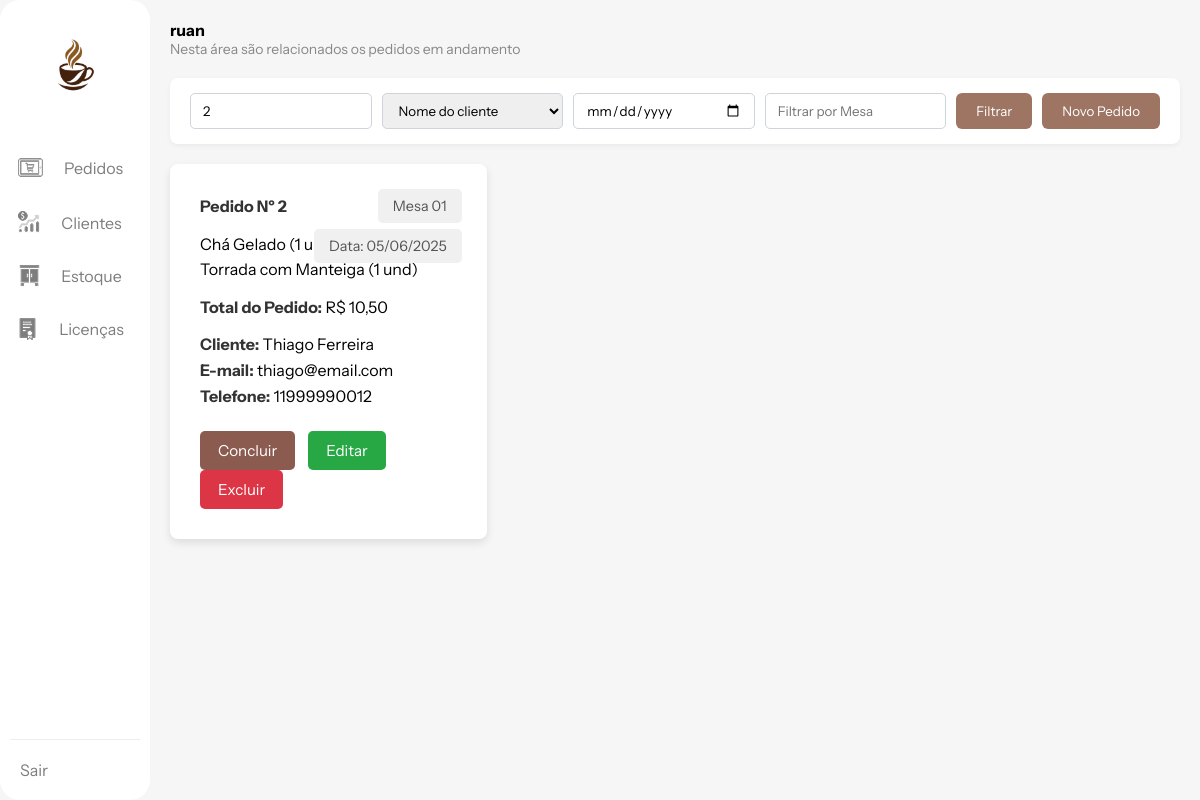
The app's page /views/pedidos.php?filtro_nr_pedido=2 (signed in) with its own data.
### tables this page shows
CREATE TABLE IF NOT EXISTS `pedidos` (
  `pedido_id` int NOT NULL AUTO_INCREMENT,
  `cliente_id` int NOT NULL,
  `data_pedido` date NOT NULL,
  `valor` decimal(10,2) NOT NULL,
  `mesa` varchar(50) DEFAULT NULL,
  `status` enum('aberto','concluido') DEFAULT 'aberto',
  PRIMARY KEY (`pedido_id`)
);

CREATE TABLE IF NOT EXISTS `clientes` (
  `cliente_id` int NOT NULL AUTO_INCREMENT,
  `nome` varchar(100) NOT NULL,
  `email` varchar(100) DEFAULT NULL,
  `telefone` varchar(20) DEFAULT NULL,
  `cpf` varchar(14) DEFAULT NULL,
  PRIMARY KEY (`cliente_id`),
  UNIQUE KEY `cpf` (`cpf`)
);

### views/pedidos.php (the view, shortened to what this page needs)
<?php
include(__DIR__ . '/../config/conexao.php');
$pedidos = [];
$filtro_nr_pedido = isset($_GET['filtro_nr_pedido']) ? $mysqli->real_escape_string($_GET['filtro_nr_pedido']) : '';
$filtro_data_pedido = isset($_GET['filtro_data_pedido']) ? $mysqli->real_escape_string($_GET['filtro_data_pedido']) : '';
$filtro_mesa = isset($_GET['filtro_mesa']) ? $mysqli->real_escape_string($_GET['filtro_mesa']) : '';
$sql_select = "
    SELECT
        p.pedido_id,
        p.data_pedido,
        p.valor AS valor_total_pedido,
        p.mesa,
        p.status,
        c.nome AS cliente_nome,
        c.email AS cliente_email,
        c.telefone AS cliente_telefone,
        c.cliente_id,
        GROUP_CONCAT(CONCAT(ip.produto_nome, ' (', ip.quantidade, ' und)') SEPARATOR '<br>') AS itens_pedido_display,
        GROUP_CONCAT(ip.produto_id) AS produto_ids_raw,
        GROUP_CONCAT(ip.quantidade) AS quantidades_raw
    FROM
        pedidos p
    JOIN
        clientes c ON p.cliente_id = c.cliente_id
    LEFT JOIN
        item_pedido ip ON p.pedido_id = ip.pedido_id
    WHERE p.status = 'aberto'
";
$params = [];
$types = "";
if (!empty($filtro_nr_pedido)) {
    $sql_select .= " AND p.pedido_id LIKE ?";
    $params[] = "%" . $filtro_nr_pedido . "%";
    $types .= "s";
}
$sql_select .= " GROUP BY p.pedido_id, p.data_pedido, p.valor, p.mesa, p.status, c.nome, c.email, c.telefone, c.cliente_id ORDER BY p.pedido_id DESC";
if ($stmt = $mysqli->prepare($sql_select)) {
    if (!empty($params)) {
        $stmt->bind_param($types, ...$params);
    }
    $stmt->execute();
    $result = $stmt->get_result();
    while ($row = $result->fetch_assoc()) {
        $pedidos[] = $row;
    }
} else {
    $_SESSION['mensagem_erro'] = (isset($_SESSION['mensagem_erro']) ? $_SESSION['mensagem_erro'] . " | " : "") . "Erro ao buscar pedidos (prepare): " . $mysqli->error;
}
?>
<!DOCTYPE html>
<html lang="pt-br">
<head>
    <link rel="stylesheet" href="../public/css/pedidos.css">
</head>
<body>
    <nav>
        <a href="dashboard.php">
            <img src="../public/img/logo.png" alt="Logo Alvorada" />
        </a>
        <div class="nav-item">
            <img src="../public/icons/pedidos.png" alt="Ícone Pedidos" />
            <span>
                <a href="pedidos.php">Pedidos</a>
            </span>
        </div>
        <div class="nav-item">
            <img src="../public/icons/clientes.png" alt="Ícone Clientes" />
            <span>
                <a href="clientes.php">Clientes</a>
            </span>
        </div>
        <div class="nav-item">
            <img src="../public/icons/estoque.png" alt="Ícone Estoque" />
            <span>
                <a href="estoque.php">Estoque</a>
            </span>
        </div>
        <div class="nav-item">
            <img src="../public/icons/licenca.png" alt="Ícone Licenças" />
            <span>
                <a href="licencas.php">Licenças</a>
            </span>
        </div>
        <div class="nav-item logout">
            <span>
                <a href="../auth/logout.php">Sair</a>
            </span>
        </div>
    </nav>
    <div class="main">
        <div class="header">
            <b><?php echo $_SESSION['nome_usuario'] ?? 'Usuário'; ?></b>
            <p class="subtext">Nesta área são relacionados os pedidos em andamento</p>
        </div>
        <form method="GET" action="pedidos.php" class="filter-bar" style="margin-bottom: 20px; display: flex; gap: 10px; flex-wrap: wrap;">
            <input type="text" name="filtro_nr_pedido" placeholder="Nr. Pedido" value="<?php echo htmlspecialchars($filtro_nr_pedido); ?>" style="flex: 1; min-width: 120px;">
            <select name="filtro_nome_cliente" style="flex: 1; min-width: 150px;">
                <option value="">Nome do cliente</option>
            </select>
            <input type="date" name="filtro_data_pedido" value="<?php echo htmlspecialchars($filtro_data_pedido); ?>" style="flex: 1; min-width: 150px;">
            <input type="text" name="filtro_mesa" placeholder="Filtrar por Mesa" value="<?php echo htmlspecialchars($filtro_mesa); ?>" style="flex: 1; min-width: 120px;">
            <button type="submit" class="btn" style="padding: 10px 20px; background: #9e7563; color: white; border: none; border-radius: 6px; cursor: pointer;">Filtrar</button>
            <button type="button" onclick="document.getElementById('popupNovoPedido').style.display='flex'"
                style="padding: 10px 20px; background: #9e7563; color: white; border: none; border-radius: 6px; cursor: pointer;">
                Novo Pedido
            </button>
        </form>
        <div class="cards">
            <?php if (empty($pedidos)): ?>
                <p style="text-align: center; margin-top: 20px; width: 100%;">Nenhum pedido encontrado. Crie um novo pedido!</p>
            <?php else: ?>
                <?php foreach ($pedidos as $pedido): ?>
                    <div class="card">
                        <p><strong>Pedido Nº <?php echo htmlspecialchars($pedido['pedido_id']); ?></strong></p>
                        <p>
                            <?php echo $pedido['itens_pedido_display'] ?? ''; ?>
                        </p>
                        <p><strong>Total do Pedido:</strong> R$ <?php echo number_format($pedido['valor_total_pedido'] ?? 0, 2, ',', '.'); ?></p>
                        <p><strong>Cliente:</strong> <?php echo htmlspecialchars($pedido['cliente_nome'] ?? ''); ?><br>
                            <strong>E-mail:</strong> <?php echo htmlspecialchars($pedido['cliente_email'] ?? ''); ?><br>
                            <strong>Telefone:</strong> <?php echo htmlspecialchars($pedido['cliente_telefone'] ?? ''); ?>
                        </p>
                        <div class="info-tag">Mesa <?php echo htmlspecialchars($pedido['mesa'] ?? ''); ?></div>
                        <div class="info-tag" style="top: 65px;">Data: <?php echo date('d/m/Y', strtotime($pedido['data_pedido'] ?? 'now')); ?></div>
                        <div style="margin-top: 10px;">
                            <form method="POST" action="pedidos.php" style="display:inline;" onsubmit="return confirm('Tem certeza que deseja concluir este pedido? Ele não aparecerá mais na lista.');">
                                <button type="submit" name="concluir_pedido" class="btn-finish">Concluir</button>
                            </form>
                            <button class="btn-edit"
                                onclick="openEditModal(
                                        <?php echo htmlspecialchars(json_encode($pedido['pedido_id'] ?? 0)); ?>,
                                        <?php echo htmlspecialchars(json_encode($pedido['cliente_id'] ?? 0)); ?>,
                                        <?php echo htmlspecialchars(json_encode($pedido['mesa'] ?? '')); ?>,
                                        <?php echo htmlspecialchars(json_encode(explode(',', $pedido['produto_ids_raw'] ?? ''))); ?>,
                                        <?php echo htmlspecialchars(json_encode(explode(',', $pedido['quantidades_raw'] ?? ''))); ?>
                                    )">
                                Editar
                            </button>
                            <form method="POST" action="pedidos.php" style="display:inline;" onsubmit="return confirm('Tem certeza que deseja excluir este pedido?');">
                                <button type="submit" name="excluir_pedido" class="btn-delete">Excluir</button>
                            </form>
                        </div>
                    </div>
                <?php endforeach; ?>
            <?php endif; ?>
        </div>
    </div>
</body>
</html>

### public/css/pedidos.css (style rules this page uses)
* { font-family: "Instrument Sans", sans-serif; box-sizing: border-box; margin: 0; padding: 0; }
body { margin: 0; font-family: Roboto, sans-serif; background-color: #F6F6F6; display: flex; height: 100vh; overflow: hidden; }
nav { width: 150px; background-color: white; border-radius: 20px; padding: 20px 10px; display: flex; flex-direction: column; align-items: center; gap: 30px; box-sizing: border-box; }
nav .nav-item a { padding: 10px; border-radius: 5px; text-decoration: none; color: #7D7D7D; transition: 0.2s ease; }
nav img { width: 100px; height: 100px; }
.nav-item { display: flex; align-items: center; gap: 10px; cursor: pointer; }
.nav-item img { width: 27px; height: 27px; }
.nav-item span { color: #7D7D7D; font-size: 16px; font-family: Instrument Sans; }
.nav-item:nth-child(3) img, .nav-item:nth-child(4) img, .nav-item:nth-child(5) img { width: 23px; height: 23px; }
.main { flex: 1; padding: 30px; }
.header { margin-bottom: 20px; }
.subtext { color: #888; font-size: 14px; }
.filter-bar { display: flex; gap: 10px; margin-bottom: 20px; }
select, button { padding: 8px; border-radius: 5px; border: 1px solid #ccc; }
.btn { background-color: #9e7563; color: white; border: none; cursor: pointer; }
.cards { display: grid; grid-template-columns: repeat(auto-fit, minmax(250px, 1fr)); gap: 15px; }
.card { background-color: white; padding: 15px; border-radius: 10px; box-shadow: 0 2px 5px rgba(0, 0, 0, 0.1); }
.logout { margin-top: auto; padding-top: 20px; border-top: 1px solid #eee; width: 100%; text-align: center; }

### views/pedidos.php (style rules this page uses)
.cards { display: grid; grid-template-columns: repeat(3, 1fr); gap: 30px; padding-bottom: 50px; }
.card { box-shadow: 0 4px 8px rgba(0, 0, 0, 0.1); border-radius: 8px; padding: 30px; background-color: white; position: relative; display: flex; flex-direction: column; justify-content: space-between; min-height: 220px; }
.card p { margin-bottom: 12px; line-height: 1.6; }
.card p strong { color: #333; }
.card .info-tag { position: absolute; background-color: #f0f0f0; padding: 8px 15px; border-radius: 5px; font-size: 0.9em; color: #555; white-space: nowrap; z-index: 1; }
.card .info-tag:first-of-type { top: 25px; right: 25px; }
.card .info-tag:nth-of-type(2) { top: 65px; right: 25px; }
.btn-edit { padding: 10px 18px; background: #28a745; color: white; border: none; border-radius: 5px; cursor: pointer; margin-right: 10px; font-size: 0.95em; transition: background-color 0.3s ease; }
.btn-delete { padding: 10px 18px; background: #dc3545; color: white; border: none; border-radius: 5px; cursor: pointer; font-size: 0.95em; transition: background-color 0.3s ease; }
.btn-finish { padding: 10px 18px; background: #8C5B4F; color: white; border: none; border-radius: 5px; cursor: pointer; margin-right: 10px; font-size: 0.95em; transition: background-color 0.3s ease; }
body { height: 100vh; display: flex; flex-direction: row; }
.main { flex-grow: 1; overflow-y: auto; padding: 20px; box-sizing: border-box; }
.filter-bar { background-color: white; padding: 15px 20px; border-radius: 8px; box-shadow: 0 2px 5px rgba(0, 0, 0, 0.05); }
.filter-bar select, .filter-bar input[type="date"], .filter-bar input[type="text"] { padding: 8px 12px; border: 1px solid #ced4da; border-radius: 5px; }
.filter-bar button.btn { background: #6c757d; transition: background-color 0.3s ease; }

### records on screen
pedidos: pedido_id "2", itens_pedido_display "Chá Gelado (1 und) Torrada com Manteiga (1 und)", valor "10,50", cliente.nome "Thiago Ferreira", cliente.email "thiago@email.com", cliente.telefone "11999990012", mesa "01", data_pedido "05/06/2025"

### other values on screen
$_SESSION['nome_usuario'] "ruan"
